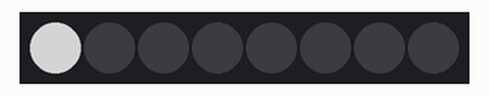
Simulated run of this sketch. Board: ESP32. Shown: 8 RGB LEDs in strip order, left to right. Dim RGB values are drawn brighter than linear.

Above: at 0.1 s.
At 8.6 s:
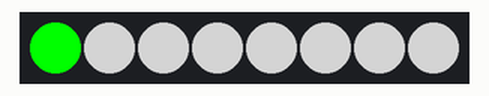
At 15.6 s:
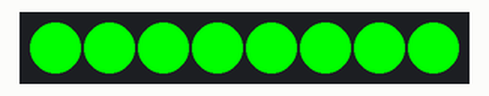
At 20.1 s:
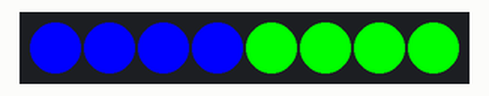
At 24.1 s:
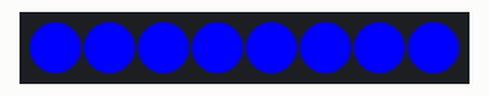
At 32.6 s:
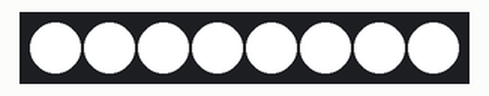
Timing chart, 0 to 40.0 s (numbered marks = the images above):
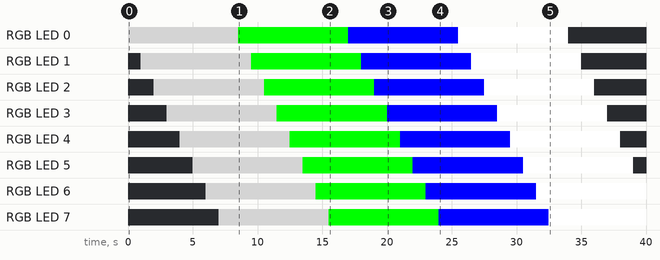

Measured:
- by itself, RGB LED 6: off → RGB(128, 128, 128) at 6.0 s, → RGB(0, 255, 0) 8.5 s later, → RGB(0, 0, 255) 8.5 s later, → RGB(255, 255, 255) 8.5 s later
- by itself, RGB LED 7: off → RGB(128, 128, 128) at 7.0 s, → RGB(0, 255, 0) 8.5 s later, → RGB(0, 0, 255) 8.5 s later, → RGB(255, 255, 255) 8.5 s later
- by itself, RGB LED 1: off → RGB(128, 128, 128) at 1.0 s, → RGB(0, 255, 0) 8.5 s later, → RGB(0, 0, 255) 8.5 s later, → RGB(255, 255, 255) 8.5 s later, … (5 changes in this stretch)
- by itself, RGB LED 2: off → RGB(128, 128, 128) at 2.0 s, → RGB(0, 255, 0) 8.5 s later, → RGB(0, 0, 255) 8.5 s later, → RGB(255, 255, 255) 8.5 s later, … (5 changes in this stretch)
- what the display in image 1 shows lasts 1.0 s, from 8.5 s to 9.5 s
- what the display in image 2 shows lasts 1.5 s, from 15.5 s to 17.0 s

The sketch:

LEDPixel.ino
```cpp
#include "Freenove_WS2812_Lib_for_ESP32.h"

#define LEDS_COUNT 8
#define pin 2
#define chn 0
Freenove_ESP32_WS2812 strip = Freenove_ESP32_WS2812(LEDS_COUNT, pin, chn, TYPE_GRB);
u8 m_color[5][3]={{128,128,128},{0,255,0},{0,0,255},{255,255,255},{0,0,0}};
int val = 255;
void setup() {
  strip.begin();
  strip.setBrightness(255);
}

void loop() {
  for(int i=0;i<5;i++){
    for(int j=0; j< LEDS_COUNT ; j++ ){
      strip.setLedColorData(j,m_color[i][0],m_color[i][1],m_color[i][2]);
      strip.show();
      delay(1000);
    }
    delay(500);
  }
}
```
